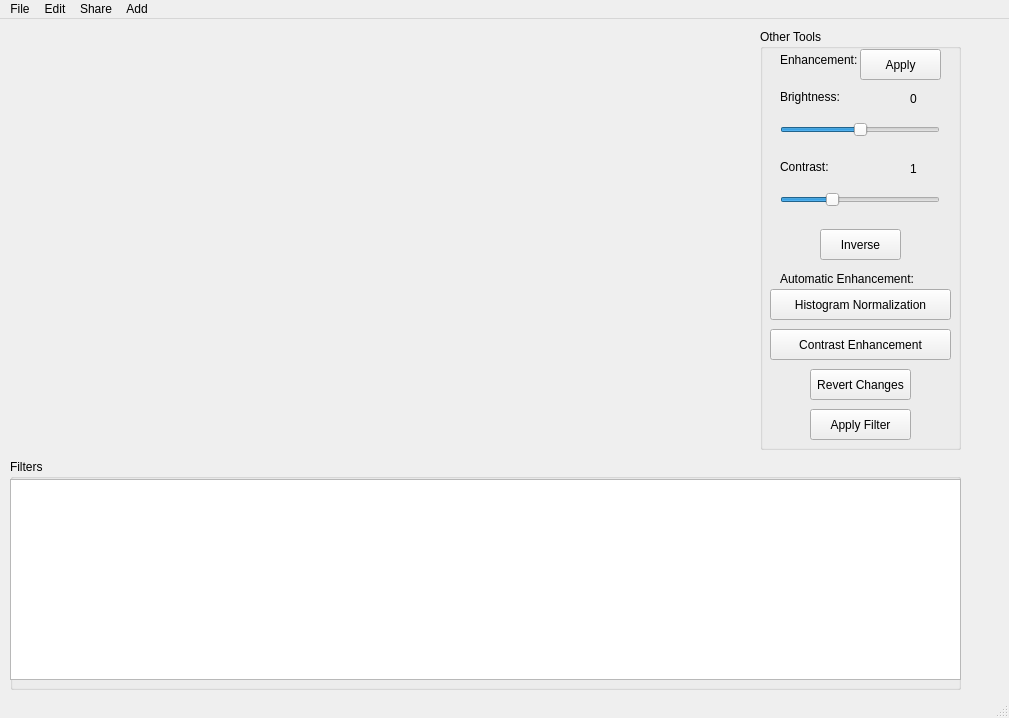
<?xml version="1.0" encoding="UTF-8"?>
<ui version="4.0">
 <class>PiMage</class>
 <widget class="QMainWindow" name="PiMage">
  <property name="geometry">
   <rect>
    <x>0</x>
    <y>0</y>
    <width>1009</width>
    <height>718</height>
   </rect>
  </property>
  <property name="sizePolicy">
   <sizepolicy hsizetype="Preferred" vsizetype="Preferred">
    <horstretch>0</horstretch>
    <verstretch>0</verstretch>
   </sizepolicy>
  </property>
  <property name="windowTitle">
   <string>PiMage</string>
  </property>
  <widget class="QWidget" name="centralwidget">
   <widget class="QLabel" name="imageLabel">
    <property name="geometry">
     <rect>
      <x>10</x>
      <y>10</y>
      <width>741</width>
      <height>421</height>
     </rect>
    </property>
    <property name="cursor">
     <cursorShape>ArrowCursor</cursorShape>
    </property>
    <property name="frameShape">
     <enum>QFrame::NoFrame</enum>
    </property>
    <property name="frameShadow">
     <enum>QFrame::Plain</enum>
    </property>
    <property name="lineWidth">
     <number>1</number>
    </property>
    <property name="text">
     <string/>
    </property>
    <property name="alignment">
     <set>Qt::AlignCenter</set>
    </property>
   </widget>
   <widget class="QGroupBox" name="rightToolsGroupBox">
    <property name="geometry">
     <rect>
      <x>760</x>
      <y>10</y>
      <width>201</width>
      <height>421</height>
     </rect>
    </property>
    <property name="title">
     <string>Other Tools</string>
    </property>
    <widget class="QPushButton" name="applyButton">
     <property name="geometry">
      <rect>
       <x>50</x>
       <y>380</y>
       <width>101</width>
       <height>31</height>
      </rect>
     </property>
     <property name="cursor">
      <cursorShape>PointingHandCursor</cursorShape>
     </property>
     <property name="toolTip">
      <string>&lt;html&gt;&lt;head/&gt;&lt;body&gt;&lt;p&gt;Applies only selected filter to the image.&lt;/p&gt;&lt;/body&gt;&lt;/html&gt;</string>
     </property>
     <property name="text">
      <string>Apply Filter</string>
     </property>
    </widget>
    <widget class="QPushButton" name="revertButton">
     <property name="geometry">
      <rect>
       <x>50</x>
       <y>340</y>
       <width>101</width>
       <height>31</height>
      </rect>
     </property>
     <property name="cursor">
      <cursorShape>PointingHandCursor</cursorShape>
     </property>
     <property name="toolTip">
      <string>&lt;html&gt;&lt;head/&gt;&lt;body&gt;&lt;p&gt;All changes are undone and the first image is restored.&lt;/p&gt;&lt;/body&gt;&lt;/html&gt;</string>
     </property>
     <property name="text">
      <string>Revert Changes</string>
     </property>
    </widget>
    <widget class="QLabel" name="enhancementTextLabel">
     <property name="geometry">
      <rect>
       <x>20</x>
       <y>20</y>
       <width>81</width>
       <height>21</height>
      </rect>
     </property>
     <property name="frameShape">
      <enum>QFrame::NoFrame</enum>
     </property>
     <property name="text">
      <string>Enhancement:</string>
     </property>
    </widget>
    <widget class="QLabel" name="contrastTextLabel">
     <property name="geometry">
      <rect>
       <x>20</x>
       <y>130</y>
       <width>51</width>
       <height>16</height>
      </rect>
     </property>
     <property name="text">
      <string>Contrast:</string>
     </property>
    </widget>
    <widget class="QSlider" name="brightnessSlider">
     <property name="geometry">
      <rect>
       <x>20</x>
       <y>90</y>
       <width>160</width>
       <height>22</height>
      </rect>
     </property>
     <property name="minimum">
      <number>-200</number>
     </property>
     <property name="maximum">
      <number>200</number>
     </property>
     <property name="value">
      <number>0</number>
     </property>
     <property name="sliderPosition">
      <number>0</number>
     </property>
     <property name="orientation">
      <enum>Qt::Horizontal</enum>
     </property>
    </widget>
    <widget class="QSlider" name="contrastSlider">
     <property name="geometry">
      <rect>
       <x>20</x>
       <y>160</y>
       <width>160</width>
       <height>22</height>
      </rect>
     </property>
     <property name="cursor">
      <cursorShape>ArrowCursor</cursorShape>
     </property>
     <property name="minimum">
      <number>1</number>
     </property>
     <property name="maximum">
      <number>30</number>
     </property>
     <property name="singleStep">
      <number>1</number>
     </property>
     <property name="value">
      <number>10</number>
     </property>
     <property name="orientation">
      <enum>Qt::Horizontal</enum>
     </property>
    </widget>
    <widget class="QLabel" name="brightnessTextLabel">
     <property name="geometry">
      <rect>
       <x>20</x>
       <y>60</y>
       <width>71</width>
       <height>16</height>
      </rect>
     </property>
     <property name="text">
      <string>Brightness:</string>
     </property>
    </widget>
    <widget class="QPushButton" name="histogramNormalButton">
     <property name="geometry">
      <rect>
       <x>10</x>
       <y>260</y>
       <width>181</width>
       <height>31</height>
      </rect>
     </property>
     <property name="cursor">
      <cursorShape>PointingHandCursor</cursorShape>
     </property>
     <property name="text">
      <string>Histogram Normalization</string>
     </property>
    </widget>
    <widget class="QLabel" name="autoEnhancementTextLabel">
     <property name="geometry">
      <rect>
       <x>20</x>
       <y>240</y>
       <width>161</width>
       <height>20</height>
      </rect>
     </property>
     <property name="text">
      <string>Automatic Enhancement:</string>
     </property>
    </widget>
    <widget class="QPushButton" name="contrastEnhancementButton">
     <property name="geometry">
      <rect>
       <x>10</x>
       <y>300</y>
       <width>181</width>
       <height>31</height>
      </rect>
     </property>
     <property name="cursor">
      <cursorShape>PointingHandCursor</cursorShape>
     </property>
     <property name="text">
      <string>Contrast Enhancement</string>
     </property>
    </widget>
    <widget class="QPushButton" name="inverseButton">
     <property name="geometry">
      <rect>
       <x>60</x>
       <y>200</y>
       <width>81</width>
       <height>31</height>
      </rect>
     </property>
     <property name="cursor">
      <cursorShape>PointingHandCursor</cursorShape>
     </property>
     <property name="text">
      <string>Inverse</string>
     </property>
    </widget>
    <widget class="QLabel" name="brightnessValueLabel">
     <property name="geometry">
      <rect>
       <x>150</x>
       <y>60</y>
       <width>31</width>
       <height>20</height>
      </rect>
     </property>
     <property name="text">
      <string>0</string>
     </property>
    </widget>
    <widget class="QLabel" name="contrastValueLabel">
     <property name="geometry">
      <rect>
       <x>150</x>
       <y>130</y>
       <width>31</width>
       <height>20</height>
      </rect>
     </property>
     <property name="text">
      <string>1</string>
     </property>
    </widget>
    <widget class="QPushButton" name="applyManuelButton">
     <property name="geometry">
      <rect>
       <x>100</x>
       <y>20</y>
       <width>81</width>
       <height>31</height>
      </rect>
     </property>
     <property name="cursor">
      <cursorShape>PointingHandCursor</cursorShape>
     </property>
     <property name="toolTip">
      <string>&lt;html&gt;&lt;head/&gt;&lt;body&gt;&lt;p&gt;Applies only brightness and contrast changes.&lt;/p&gt;&lt;/body&gt;&lt;/html&gt;</string>
     </property>
     <property name="text">
      <string>Apply</string>
     </property>
    </widget>
   </widget>
   <widget class="QGroupBox" name="filtersGroupBox">
    <property name="geometry">
     <rect>
      <x>10</x>
      <y>440</y>
      <width>951</width>
      <height>231</height>
     </rect>
    </property>
    <property name="title">
     <string>Filters</string>
    </property>
    <widget class="QListWidget" name="listWidget">
     <property name="geometry">
      <rect>
       <x>0</x>
       <y>20</y>
       <width>951</width>
       <height>201</height>
      </rect>
     </property>
     <property name="flow">
      <enum>QListView::LeftToRight</enum>
     </property>
     <property name="isWrapping" stdset="0">
      <bool>true</bool>
     </property>
     <property name="spacing">
      <number>0</number>
     </property>
     <property name="viewMode">
      <enum>QListView::IconMode</enum>
     </property>
    </widget>
   </widget>
  </widget>
  <widget class="QMenuBar" name="menubar">
   <property name="geometry">
    <rect>
     <x>0</x>
     <y>0</y>
     <width>1009</width>
     <height>21</height>
    </rect>
   </property>
   <widget class="QMenu" name="menuFile">
    <property name="title">
     <string>File</string>
    </property>
    <addaction name="actionOpen"/>
    <addaction name="separator"/>
    <addaction name="actionSave"/>
    <addaction name="actionSave_as"/>
    <addaction name="separator"/>
    <addaction name="actionRemove_Image"/>
    <addaction name="separator"/>
    <addaction name="actionQuit"/>
   </widget>
   <widget class="QMenu" name="menuEdit">
    <property name="title">
     <string>Edit</string>
    </property>
    <widget class="QMenu" name="menuRotate">
     <property name="title">
      <string>Rotate</string>
     </property>
     <addaction name="action90"/>
     <addaction name="action180"/>
     <addaction name="action270"/>
    </widget>
    <widget class="QMenu" name="menuFlip">
     <property name="title">
      <string>Flip</string>
     </property>
     <addaction name="actionVertical"/>
     <addaction name="actionHorizontal"/>
     <addaction name="actionVertical_Horizontal"/>
    </widget>
    <addaction name="actionCrop"/>
    <addaction name="menuRotate"/>
    <addaction name="menuFlip"/>
   </widget>
   <widget class="QMenu" name="menuShare">
    <property name="title">
     <string>Share</string>
    </property>
   </widget>
   <widget class="QMenu" name="menuAdd">
    <property name="title">
     <string>Add</string>
    </property>
   </widget>
   <addaction name="menuFile"/>
   <addaction name="menuEdit"/>
   <addaction name="menuShare"/>
   <addaction name="menuAdd"/>
  </widget>
  <widget class="QStatusBar" name="statusbar"/>
  <action name="actionOpen">
   <property name="text">
    <string>Open</string>
   </property>
  </action>
  <action name="actionSave">
   <property name="text">
    <string>Save</string>
   </property>
  </action>
  <action name="actionSave_as">
   <property name="text">
    <string>Save as..</string>
   </property>
  </action>
  <action name="actionQuit">
   <property name="text">
    <string>Quit</string>
   </property>
  </action>
  <action name="actionRemove">
   <property name="text">
    <string>Remove</string>
   </property>
  </action>
  <action name="actionRemove_Image">
   <property name="text">
    <string>Remove Image</string>
   </property>
  </action>
  <action name="actionCrop">
   <property name="text">
    <string>Crop</string>
   </property>
  </action>
  <action name="actionResize">
   <property name="text">
    <string>Resize</string>
   </property>
  </action>
  <action name="actionVertical">
   <property name="text">
    <string>Vertical</string>
   </property>
  </action>
  <action name="actionHorizontal">
   <property name="text">
    <string>Horizontal</string>
   </property>
  </action>
  <action name="actionVertical_Horizontal">
   <property name="text">
    <string>Vertical and Horizontal</string>
   </property>
  </action>
  <action name="action90">
   <property name="text">
    <string>90</string>
   </property>
  </action>
  <action name="action180">
   <property name="text">
    <string>180</string>
   </property>
  </action>
  <action name="action270">
   <property name="text">
    <string>270</string>
   </property>
  </action>
  <action name="actionGet_link">
   <property name="text">
    <string>Get link</string>
   </property>
  </action>
 </widget>
 <resources/>
 <connections/>
</ui>
